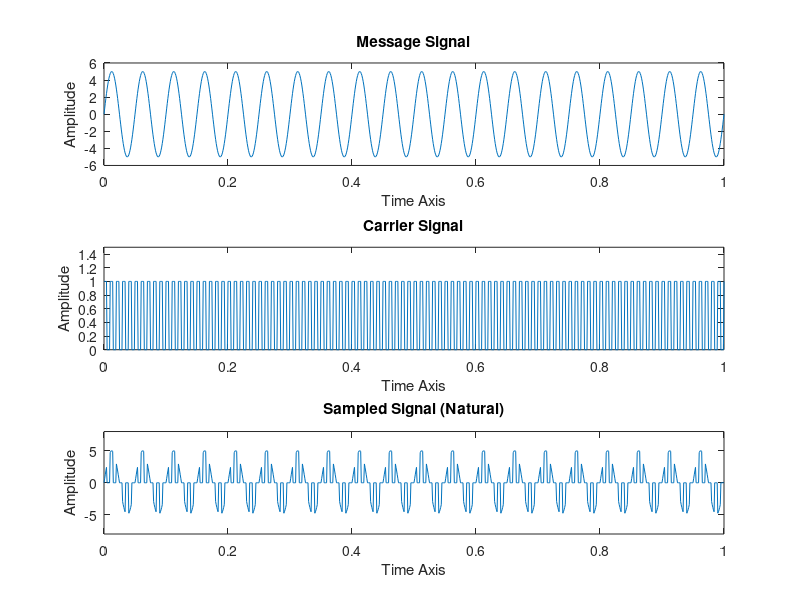

This figure's MATLAB source:

t = 0:0.001:1;
fc =100;
fm =20;
a = 5;
vc = square(2*pi*fc*t);
vm = 5.*sin(2*pi*fm*t);
n = length(vc);
for i = 1:n
    if (vc(i)<=0)
        vc(i) = 0;
    else
        vc(i) = 1;
    end
end
y = vc.*vm; % Multiplying the carrier & message signal
subplot(3,1,1);
plot(t,vm); % plotting the message signal
xlabel('Time Axis');
ylabel('Amplitude');
title('Message Signal');
subplot(3,1,2);
plot(t,vc); % plotting the carrier signal
xlabel('Time Axis');
ylabel('Amplitude');
title('Carrier Signal');
axis([0 1 0 1.5]);% to set scaling of x & y axis for better visualization
subplot(3,1,3);
plot(t,y); 
% plotting the naturally sampled signal thus generated
xlabel('Time Axis');
ylabel('Amplitude');
title('Sampled Signal (Natural)');
axis([0 1 -a-3 a+3]);